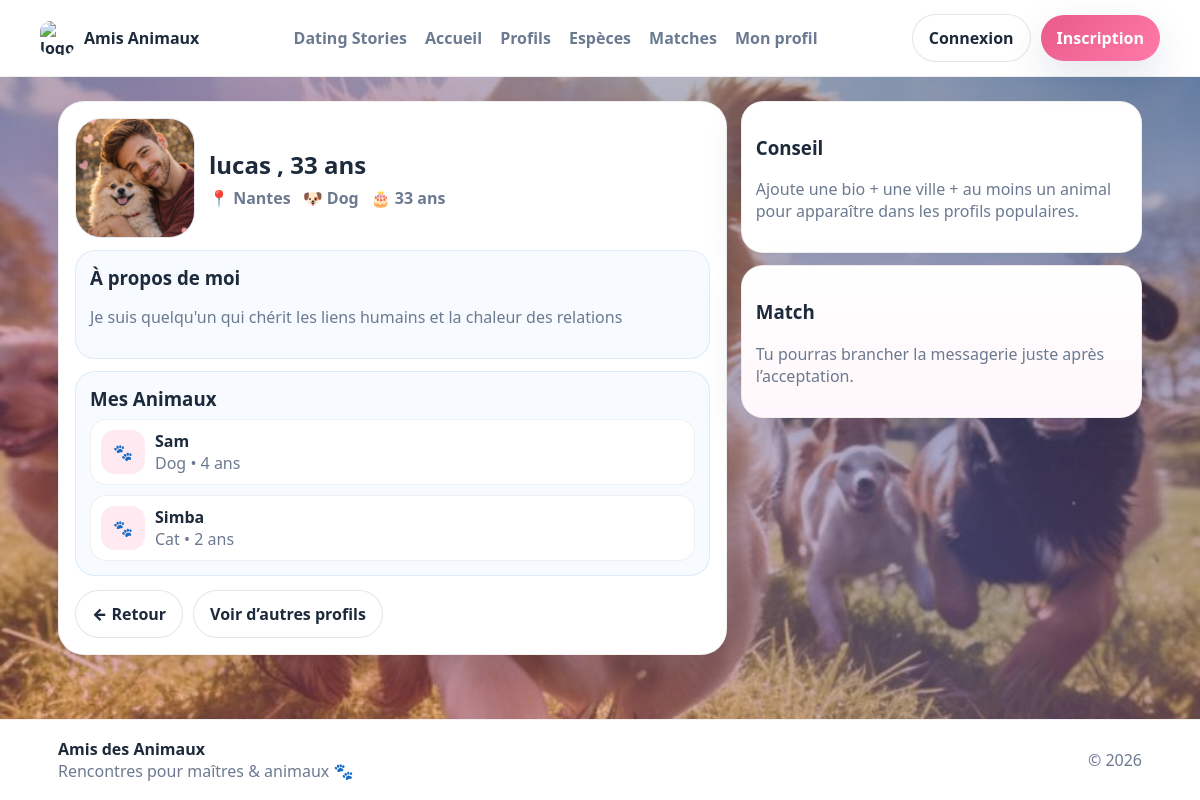
/profiles/11/, run on the app's committed database.
### apps/users/models.py (models this page shows, shortened)
class Profile(models.Model):
    user = models.OneToOneField(
        settings.AUTH_USER_MODEL,
        on_delete=models.CASCADE,
        related_name="profile"
    )
    bio = models.TextField(blank=True)
    avatar = models.ImageField(upload_to="avatars/", blank=True, null=True)
    location = models.CharField(max_length=120, blank=True)
    age = models.PositiveIntegerField(null=True, blank=True)
    created_at = models.DateTimeField(auto_now_add=True)
    updated_at = models.DateTimeField(auto_now=True)

### apps/animals/models.py (models this page shows, shortened)
class Animal(models.Model):
    owner = models.ForeignKey(
        settings.AUTH_USER_MODEL,
        on_delete=models.CASCADE,
        related_name="animals"
    )
    name = models.CharField(max_length=100)
    species = models.CharField(max_length=50)
    age = models.PositiveIntegerField()
    created_at = models.DateTimeField(auto_now_add=True)

### apps/core/views.py (the view)
# urls.py: path("profiles/<int:user_id>/", profile_detail, name="profile_detail"),
def profile_detail(request, user_id):
    u = get_object_or_404(
        User.objects.select_related("profile").prefetch_related("animals"),
        id=user_id
    )
    existing_match = None
    if request.user.is_authenticated and request.user.id != u.id:
        existing_match = Match.objects.filter(sender=request.user, receiver=u).order_by("-created_at").first()
    return render(request, "core/profile_detail.html", {"u": u, "existing_match": existing_match})

### apps/core/context_processors.py (called while the page is built)
def matches_badge(request):
    if request.user.is_authenticated:
        count = Match.objects.filter(
            receiver=request.user,
            status="pending"
        ).count()
        return {"matches_badge_count": count}
    return {"matches_badge_count": 0}

### templates/core/profile_detail.html (shortened to what this page needs)
{% extends "base.html" %}
{% block content %}
<section class="profile-hero">
  <div class="container profile-hero__inner">
    <div class="profile-hero__card">
      <div class="profile-hero__top">
        <div class="profile-avatar">
          {% if u.profile.avatar %}
            <img src="{{ u.profile.avatar.url }}" alt="avatar">
          {% else %}
            <div class="profile-avatar__fallback">🐾</div>
          {% endif %}
        </div>
        <div class="profile-title">
          <h1>
            {{ u.username }}
            {% if u.profile.age %}, {{ u.profile.age }} ans{% endif %}
          </h1>
          <div class="profile-meta">
            {% if u.profile.location %}<span>📍 {{ u.profile.location }}</span>{% endif %}
            {% if u.animals.all.0 %}<span>🐶 {{ u.animals.all.0.species }}</span>{% endif %}
            {% if u.profile.age %}<span>🎂 {{ u.profile.age }} ans</span>{% endif %}
          </div>
        </div>
      </div>
      <div class="profile-box">
        <h3>À propos de moi</h3>
        <p class="muted">{{ u.profile.bio|default:"(Pas encore de bio)" }}</p>
      </div>
      <div class="profile-box">
        <h3>Mes Animaux</h3>
        <div class="pets">
          {% for a in u.animals.all %}
            <div class="pet">
              <div class="pet__img">🐾</div>
              <div>
                <div class="pet__name">{{ a.name }}</div>
                <div class="muted">{{ a.species }} • {{ a.age }} ans</div>
              </div>
            </div>
          {% empty %}
            <p class="muted">Aucun animal.</p>
          {% endfor %}
        </div>
      </div>
      <div class="profile-actions">
        {% if request.user.is_authenticated and request.user.id != u.id %}
          <form method="POST" action="{% url 'send_match' u.id %}">
            {% csrf_token %}
            <button class="btn btn--pink" type="submit">
              ❤ Envoyer une demande
            </button>
          </form>
          <a class="btn btn--blue" href="{% url 'start_conversation' u.id %}">
            💬 Envoyer un message
          </a>
          {% if existing_match %}
            <div class="pill">
              Statut: {{ existing_match.status }}
            </div>
          {% endif %}
        {% else %}
          <a class="btn btn--ghost" href="/profiles/">← Retour</a>
        {% endif %}
        <a class="btn btn--ghost" href="/profiles/">Voir d’autres profils</a>
      </div>
    </div>
    <div class="profile-hero__side">
      <div class="side-card">
        <h3>Conseil</h3>
        <p class="muted">Ajoute une bio + une ville + au moins un animal pour apparaître dans les profils populaires.</p>
      </div>
      <div class="side-card side-card--soft">
        <h3>Match</h3>
        <p class="muted">Tu pourras brancher la messagerie juste après l’acceptation.</p>
      </div>
    </div>
  </div>
</section>
{% endblock %}

### static/css/site.css (style rules this page uses)
:root { --bg:#eaf4ff; --card:#ffffff; --text:#1d2a3b; --muted:#6b7a90; --pink:#e85a8a; --blue:#2a78d2; --orange:#f59e0b; --shadow: 0 16px 40px rgba(20,40,80,.12); --radius: 18px; }
* { box-sizing:border-box }
body { margin:0; font-family: system-ui, -apple-system, Segoe UI, Roboto, Arial; color:var(--text); background: linear-gradient(180deg, #d9f0ff 0%, #eaf4ff 60%, #e7f6ff 100%); }
a { text-decoration:none;color:inherit }
.container { max-width:1120px;margin:0 auto;padding:0 18px }
.btn { border:none; padding:12px 16px; border-radius:999px; font-weight:900; box-shadow: var(--shadow); display:inline-flex;align-items:center;justify-content:center; cursor:pointer; }
.btn--ghost { background:#fff;border:1px solid rgba(0,0,0,.10);box-shadow:none;color:var(--text) }
.muted { color:var(--muted) }
.profile-hero { padding:24px 0 46px }
.profile-hero__inner { display:grid; grid-template-columns: 1.25fr .75fr; gap:14px; align-items:start; }
.profile-hero__card { background:#fff; border:1px solid rgba(0,0,0,.06); border-radius:26px; box-shadow: var(--shadow); padding:16px; }
.profile-hero__top { display:flex;gap:14px;align-items:center;margin-bottom:12px }
.profile-avatar { width:120px;height:120px;border-radius:26px;overflow:hidden;background:#f2f6ff;border:1px solid rgba(0,0,0,.06) }
.profile-avatar img { width:100%;height:100%;object-fit:cover }
.profile-title h1 { margin:0 }
.profile-meta { display:flex;gap:12px;color:var(--muted);font-weight:800;margin-top:6px;flex-wrap:wrap }
.profile-box { background: #f7fbff; border:1px solid rgba(42,120,210,.12); border-radius:20px; padding:14px; margin-top:12px; }
.profile-box h3 { margin:0 0 8px }
.pets { display:grid;grid-template-columns:1fr;gap:10px }
.pet { display:flex;gap:10px;align-items:center;padding:10px;border-radius:16px;background:#fff;border:1px solid rgba(0,0,0,.06) }
.pet__img { width:44px;height:44px;border-radius:14px;background:#ffeaf2;display:flex;align-items:center;justify-content:center }
.pet__name { font-weight:900 }
.profile-actions { display:flex;gap:10px;align-items:center;flex-wrap:wrap;margin-top:14px }
.profile-hero__side { display:grid;gap:12px }
.side-card { background:#fff; border:1px solid rgba(0,0,0,.06); border-radius:22px; box-shadow: var(--shadow); padding:14px; }
.side-card--soft { background:linear-gradient(180deg,#fff,#fff7fb) }
body { min-height: 100vh; background: linear-gradient( rgba(20,40,80,0.35), rgba(232,90,138,0.35) ), url("../img/i3.jpg"); background-size: cover; background-position: center; background-attachment: fixed; }
body::before { content: ""; position: fixed; inset: 0; background: radial-gradient(circle at 20% 30%, rgba(232,90,138,0.3), transparent 40%), radial-gradient(circle at 80% 70%, rgba(42,120,210,0.3), transparent 40%); pointer-events: none; z-index: -1; }
html, body { height: 100%; }
body { margin: 0; }
body.site { min-height: 100vh; display: flex; flex-direction: column; }

### data on the page
Animal: name "Sam", species "Dog", age "4"
Animal: name "Simba", species "Cat", age "2"

### other printed values
{{ u.username }} "lucas"
{{ u.profile.age }} "33"
{{ u.profile.location }} "Nantes"
{{ u.animals.all.0.species }} "Dog"
{{ u.profile.bio|default:"(Pas encore de bio)" }} "Je suis quelqu'un qui chérit les liens humains et la chaleur des relations"
